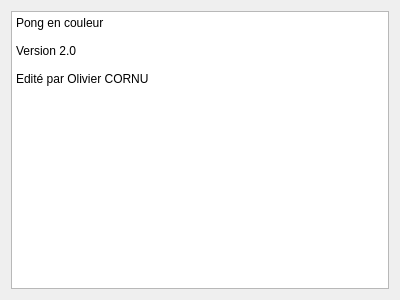
<?xml version="1.0" encoding="UTF-8"?>
<ui version="4.0">
 <class>APropos</class>
 <widget class="QDialog" name="APropos">
  <property name="geometry">
   <rect>
    <x>0</x>
    <y>0</y>
    <width>400</width>
    <height>300</height>
   </rect>
  </property>
  <property name="windowTitle">
   <string>Dialog</string>
  </property>
  <layout class="QGridLayout" name="gridLayout">
   <item row="0" column="0">
    <widget class="QPlainTextEdit" name="plainTextEdit">
     <property name="readOnly">
      <bool>true</bool>
     </property>
     <property name="plainText">
      <string>Pong en couleur

Version 2.0

Edité par Olivier CORNU</string>
     </property>
    </widget>
   </item>
  </layout>
 </widget>
 <resources/>
 <connections/>
</ui>
